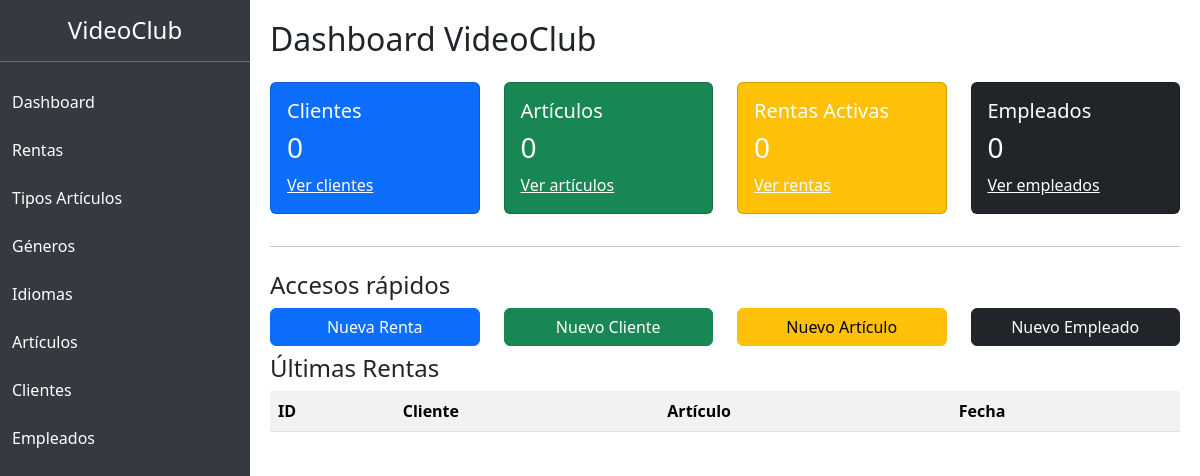
Before: / with the older database file.
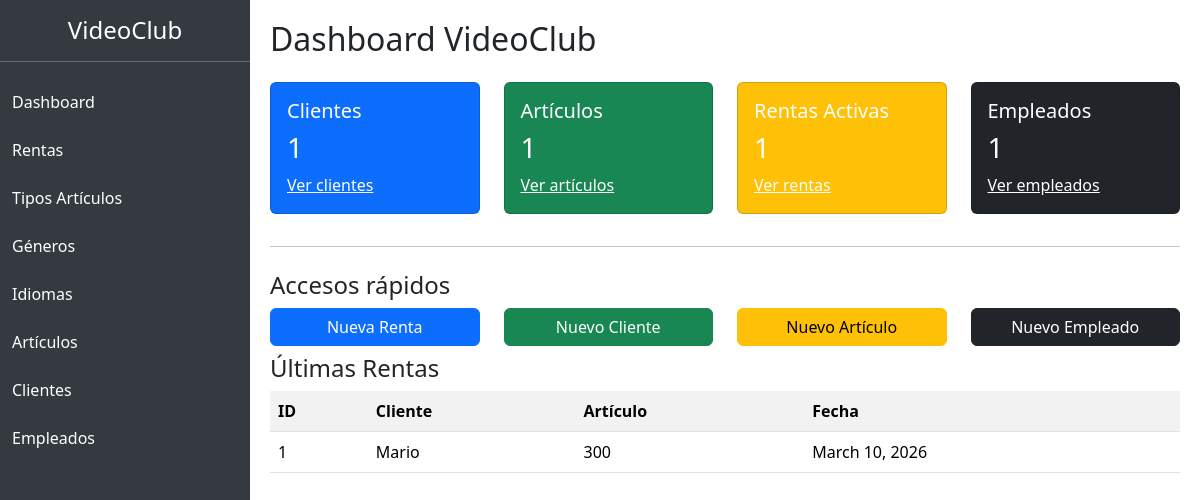
After: the same page with the newer database file.
### VideoClubApp/models.py (models this page shows, shortened)
class Renta(models.Model):
    ESTADO = [
        ('R', 'Rentado'),
        ('D', 'Devuelto'),
    ]
    empleado = models.ForeignKey('Empleado', on_delete=models.CASCADE)
    articulo = models.ForeignKey('Articulo', on_delete=models.CASCADE)
    cliente = models.ForeignKey('Cliente', on_delete=models.CASCADE)
    fecha_renta = models.DateField()
    fecha_devolucion = models.DateField()
    monto_x_dia = models.DecimalField(max_digits=10, decimal_places=2)
    cantidad_dias = models.IntegerField()
    comentario = models.TextField(blank=True)
    estado = models.CharField(max_length=1, choices=ESTADO, default='R')

class Cliente(models.Model):
    TIPO_PERSONA = [
        ('F', 'Física'),
        ('J', 'Jurídica'),
    ]
    nombre = models.CharField(max_length=150)
    cedula = models.CharField(max_length=20)
    tarjeta_credito = models.CharField(max_length=25)
    limite_credito = models.DecimalField(max_digits=10, decimal_places=2)
    tipo_persona = models.CharField(max_length=1, choices=TIPO_PERSONA)
    estado = models.BooleanField(default=True)

class Articulo(models.Model):
    titulo = models.CharField(max_length=200)
    tipo_articulo = models.ForeignKey('TipoArticulo', on_delete=models.CASCADE)
    idioma = models.ForeignKey('Idioma', on_delete=models.CASCADE)
    renta_x_dia = models.DecimalField(max_digits=10, decimal_places=2)
    dias_renta = models.IntegerField()
    monto_entrega_tardia = models.DecimalField(max_digits=10, decimal_places=2)
    estado = models.BooleanField(default=True)

### VideoClubApp/views.py (the view)
# urls.py: path('', views.inicio, name='inicio'),
def inicio(request):
    total_clientes = Cliente.objects.count()
    total_articulos = Articulo.objects.count()
    total_empleados = Empleado.objects.count()
    rentas_activas = Renta.objects.filter(estado='R').count()
    ultimas_rentas = Renta.objects.all().order_by('-id')[:5]
    contexto = {
        'clientes': total_clientes,
        'articulos': total_articulos,
        'empleados': total_empleados,
        'rentas': rentas_activas,
        'ultimas_rentas': ultimas_rentas
    }
    return render(request, 'inicio.html', contexto)

### VideoClubApp/templates/inicio.html
{% extends 'base.html' %}
{% block contenido %}
<h2 class="mb-4">Dashboard VideoClub</h2>
<div class="row">
<div class="col-md-3">
<div class="card text-white bg-primary mb-3">
<div class="card-body">
<h5 class="card-title">Clientes</h5>
<h3>{{ clientes }}</h3>
<a href="/clientes/" class="text-white">Ver clientes</a>
</div>
</div>
</div>
<div class="col-md-3">
<div class="card text-white bg-success mb-3">
<div class="card-body">
<h5 class="card-title">Artículos</h5>
<h3>{{ articulos }}</h3>
<a href="/articulos/" class="text-white">Ver artículos</a>
</div>
</div>
</div>
<div class="col-md-3">
<div class="card text-white bg-warning mb-3">
<div class="card-body">
<h5 class="card-title">Rentas Activas</h5>
<h3>{{ rentas }}</h3>
<a href="/rentas/" class="text-white">Ver rentas</a>
</div>
</div>
</div>
<div class="col-md-3">
<div class="card text-white bg-dark mb-3">
<div class="card-body">
<h5 class="card-title">Empleados</h5>
<h3>{{ empleados }}</h3>
<a href="/empleados/" class="text-white">Ver empleados</a>
</div>
</div>
</div>
</div>
<hr>
<h4 class="mt-4">Accesos rápidos</h4>
<div class="row">
<div class="col-md-3">
<a href="/rentas/nuevo/" class="btn btn-primary w-100 mb-2">
Nueva Renta
</a>
</div>
<div class="col-md-3">
<a href="/clientes/nuevo/" class="btn btn-success w-100 mb-2">
Nuevo Cliente
</a>
</div>
<div class="col-md-3">
<a href="/articulos/nuevo/" class="btn btn-warning w-100 mb-2">
Nuevo Artículo
</a>
</div>
<div class="col-md-3">
<a href="/empleados/nuevo/" class="btn btn-dark w-100 mb-2">
Nuevo Empleado
</a>
</div>
</div>
<h4>Últimas Rentas</h4>
<table class="table table-striped">
<tr>
<th>ID</th>
<th>Cliente</th>
<th>Artículo</th>
<th>Fecha</th>
</tr>
{% for renta in ultimas_rentas %}
<tr>
<td>{{ renta.id }}</td>
<td>{{ renta.cliente.nombre }}</td>
<td>{{ renta.articulo.titulo }}</td>
<td>{{ renta.fecha_renta }}</td>
</tr>
{% endfor %}
</table>
{% endblock %}

Changed rows visible on the page:
added Renta: id "1", cliente.nombre "Mario", articulo.titulo "300", fecha_renta "March 10, 2026"
Other visible differences:
{{ clientes }}: "0" → "1"
{{ articulos }}: "0" → "1"
{{ rentas }}: "0" → "1"
{{ empleados }}: "0" → "1"
